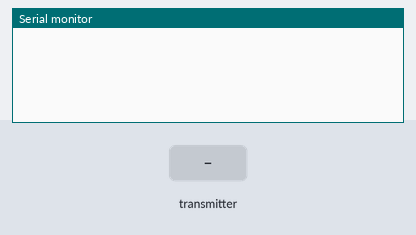
A sketch run on a simulated Arduino Uno, built with avr-gcc and run on an emulated ATmega328P. On the bench: the last lines printed to the serial monitor. Inputs (shaded band) come from the test bench. No radio packets arrive unless stated.

Above: at 1.2 s.
1.3 s: the transmitter starts sending button = 0
At 1.37 s:
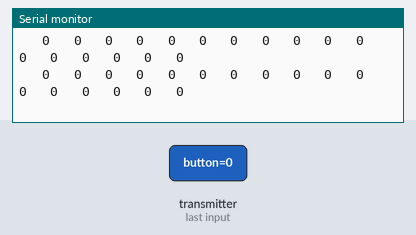
2.8 s: the transmitter starts sending position = 256
At 2.87 s:
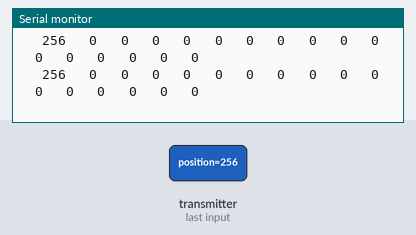
5.8 s: the transmitter starts sending button = 1
At 5.87 s:
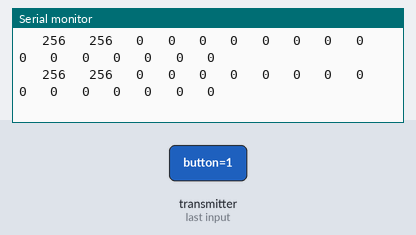
7.3 s: the transmitter starts sending position = 512
At 7.37 s:
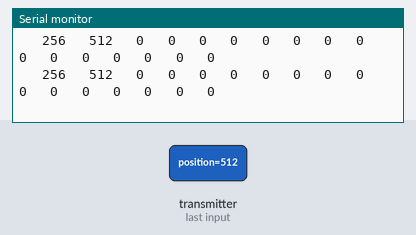
Timing chart, 0 to 9.8 s (numbered marks = the images above; inputs shaded):
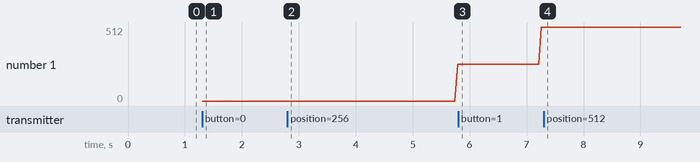

The sketch:

Rx.ino
```cpp
#include <SPI.h>
#include "RF24.h"
#include "printf.h"
#include "definitions.h"

bool radioNumber = 0;
RF24 radio(7,8);
byte addresses[][6] = {"1Node","2Node"};
int16_t ax_pos[8] = {0,0,0,0,0,0,0,0};
int16_t but_pos[9] = {0,0,0,0,0,0,0,0};


void setup() {
  Serial.begin(115200);

  printf_begin();
  radio.begin();

  radio.setPALevel(RF24_PA_LOW);
  radio.openWritingPipe(addresses[0]);
  radio.openReadingPipe(1,addresses[1]);

  radio.startListening();
}


void loop() {


  if( radio.available()){
                                                          // Variable for the received timestamp
    while (radio.available())
    {                                   // While there is data ready
      radio.read( &joystick, sizeof(joystick) );             // Get the payload
    }
  //Serial.print(joystick.button);
  //Serial.print("  ");
  //Serial.println(joystick.position);

  switch (joystick.button)
        {
          case JS1_X:
            ax_pos[0] = joystick.position;
            break;
          case JS1_Y:
            ax_pos[1] = joystick.position;
            break;
          case JS2_X:
            ax_pos[3] = joystick.position;
            break;
          case JS2_Y:
            ax_pos[4] = joystick.position;
            break;
          case LT:
            ax_pos[2] = joystick.position;
            break;
          case RT:
            ax_pos[5] = joystick.position;
            break;
          case CP_X:
            ax_pos[6] = joystick.position;
            break;
          case CP_Y:
            ax_pos[7] = joystick.position;
            break;

          case BUTTON_A:
            but_pos[0] = joystick.position;
            break;
          case BUTTON_B:
            but_pos[1] = joystick.position;
            break;
          case BUTTON_X:
            but_pos[2] = joystick.position;
            break;
          case BUTTON_Y:
            but_pos[3] = joystick.position;
            break;
          case BUTTON_LB:
            but_pos[4] = joystick.position;
            break;
          case BUTTON_RB:
            but_pos[5] = joystick.position;
            break;
          case BUTTON_BACK:
            but_pos[6] = joystick.position;
            break;
          case BUTTON_START:
            but_pos[7] = joystick.position;
            break;
          case BUTTON_XBOX:
            but_pos[8] = joystick.position;
            break;
        }

      Serial.print(ax_pos[0]); Serial.print("   ");
      Serial.print(ax_pos[1]); Serial.print("   ");
      Serial.print(ax_pos[3]); Serial.print("   ");
      Serial.print(ax_pos[4]); Serial.print("   ");
      Serial.print(ax_pos[2]); Serial.print("   ");
      Serial.print(ax_pos[5]); Serial.print("   ");
      Serial.print(ax_pos[6]); Serial.print("   ");
      Serial.print(ax_pos[7]); Serial.print("   ");

      Serial.print(but_pos[0]); Serial.print("   ");
      Serial.print(but_pos[1]); Serial.print("   ");
      Serial.print(but_pos[2]); Serial.print("   ");
      Serial.print(but_pos[3]); Serial.print("   ");
      Serial.print(but_pos[4]); Serial.print("   ");
      Serial.print(but_pos[5]); Serial.print("   ");
      Serial.print(but_pos[6]); Serial.print("   ");
      Serial.print(but_pos[7]); Serial.print("   ");
      Serial.println(but_pos[8]); Serial.print("   ");
   }

}
```

Measured:
- after the input at 1.3 s, the serial monitor: prints a new line at once (image 1)
- after the input at 2.8 s, the serial monitor: prints a new line at once (image 2)
- after the input at 5.8 s, the serial monitor: prints a new line at once (image 3)
- after the input at 7.3 s, the serial monitor: prints a new line at once (image 4)
- plotted number 1: 0 → 256 after the input at 2.8 s, 256 → 512 after the input at 5.8 s
